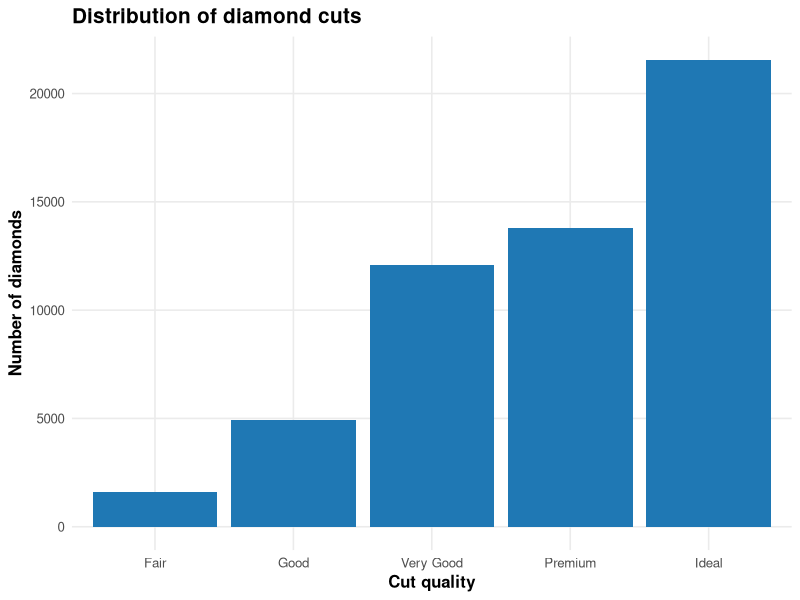
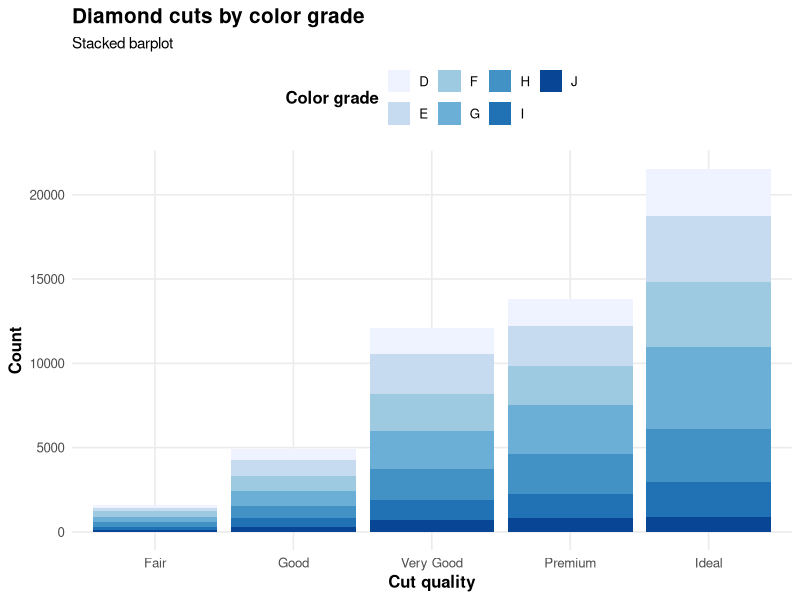
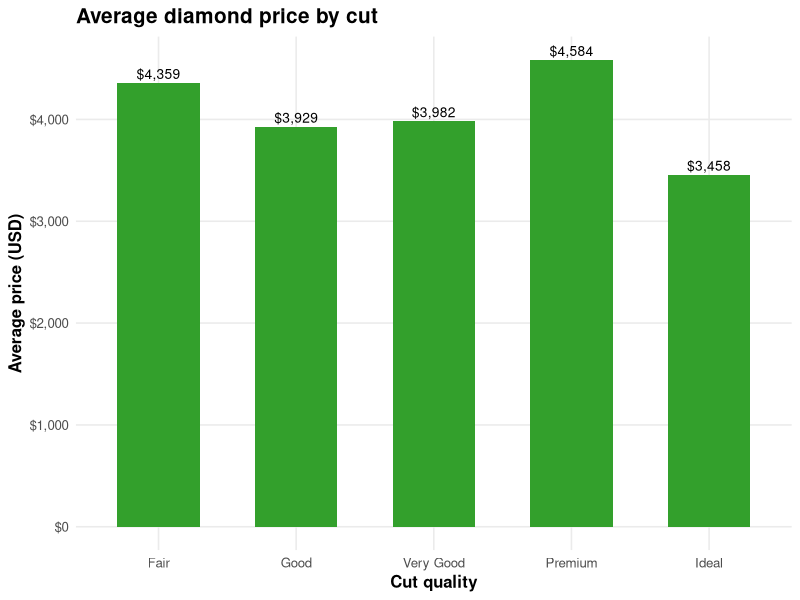
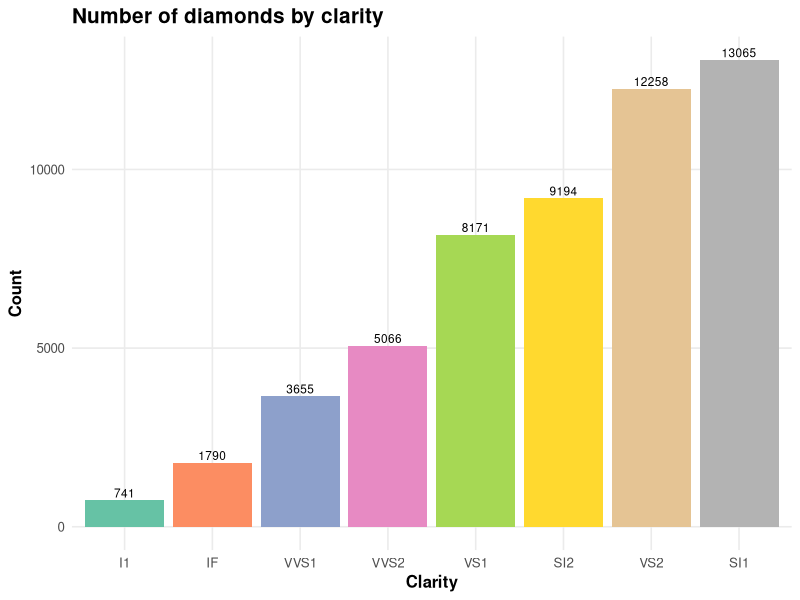

Write R code to recreate these figures, in order.
install.packages(c("ggplot2", "dplyr", "scales", "RColorBrewer", "forcats"))

library(ggplot2)
library(dplyr)
library(scales)
library(RColorBrewer)
library(forcats)

data(diamonds)

# =========================
# Theme
# =========================

hw_theme <- theme_minimal(base_size = 12) +
  theme(
    plot.title = element_text(face = "bold", size = 15, hjust = 0),
    plot.subtitle = element_text(size = 11),
    axis.title = element_text(face = "bold"),
    legend.title = element_text(face = "bold"),
    legend.position = "top",
    panel.grid.minor = element_blank()
  )

# =========================
# Plot 1 – distribution of cuts
# =========================

ggplot(diamonds, aes(x = cut)) +
  geom_bar(fill = "#1F78B4") +
  labs(
    title = "Distribution of diamond cuts",
    x = "Cut quality",
    y = "Number of diamonds"
  ) +
  hw_theme

# =========================
# Plot 2 – cut by color (stacked)
# =========================

ggplot(diamonds, aes(x = cut, fill = color)) +
  geom_bar(position = "stack") +
  scale_fill_brewer(palette = "Blues", name = "Color grade") +
  labs(
    title = "Diamond cuts by color grade",
    subtitle = "Stacked barplot",
    x = "Cut quality",
    y = "Count"
  ) +
  hw_theme

# =========================
# Plot 3 – average price by cut
# =========================

diamonds_avg <- diamonds %>%
  group_by(cut) %>%
  summarise(mean_price = mean(price))

ggplot(diamonds_avg, aes(x = cut, y = mean_price)) +
  geom_col(fill = "#33A02C", width = 0.6) +
  geom_text(
    aes(label = dollar(round(mean_price, 0))),
    vjust = -0.4,
    size = 3.5
  ) +
  scale_y_continuous(labels = dollar) +
  labs(
    title = "Average diamond price by cut",
    x = "Cut quality",
    y = "Average price (USD)"
  ) +
  hw_theme

# =========================
# Plot 4 – ordered barplot (clarity)
# =========================

diamonds %>%
  count(clarity) %>%
  mutate(clarity = fct_reorder(clarity, n)) %>%
  ggplot(aes(x = clarity, y = n, fill = clarity)) +
  geom_col(show.legend = FALSE) +
  geom_text(aes(label = n), vjust = -0.3, size = 3) +
  scale_fill_brewer(palette = "Set2") +
  labs(
    title = "Number of diamonds by clarity",
    x = "Clarity",
    y = "Count"
  ) +
  hw_theme
